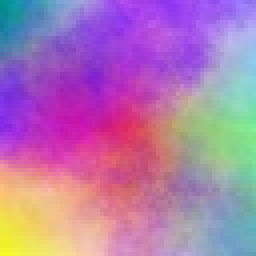
#> input picture TP2/colors.jpg, 64 x 64 px, given in place of kodim02.png, which was not available (shown 4 times larger)
$ jupyter execute --allow-errors question6.ipynb   (older library calls are emulated)
#> lines starting #> are read from the running program, lines starting #| are printed output that depends on the picture; long printed decimals are rounded; pictures that were not available may be replaced by others from this repository, and a replacement may not be noted
### TP2/s1_ycbcr.py
import numpy as np


def limits(value):
    if value > 255:
        return 255
    elif value < 0:
        return 0
    return value


def getY(r, g, b):
    y = 0.299 * r + 0.587 * g + 0.114 * b
    return limits(y)


def getCb(b, y):
    cb = 128 + 0.564 * (b - y)
    return limits(cb)


def getCr(r, y):
    cr = 128 + 0.713 * (r - y)
    return limits(cr)


def rgbToYcbcr(initial):
    h = len(initial)
    w = len(initial[0])
    final = np.zeros_like(initial)

    for row in range(h):
        for col in range(w):
            r = initial[row][col][0]
            g = initial[row][col][1]
            b = initial[row][col][2]
            y = getY(r, g, b)
            if row % 2 == 0:
                if col % 2 == 0:
                    final[row][col][0] = y
                    final[row][col][1] = getCb(b, y)
                    final[row][col][2] = getCr(r, y)
                else:
                    final[row][col] = final[row][col - 1]
                    final[row][col][0] = y
            else:
                final[row] = final[row - 1]
                final[row][col][0] = y

    return final


def getR(y, cr):
    r = y + 1.403 * (cr - 128)
    return limits(r)


def getG(y, cr, cb):
    g = y - 0.714 * (cr - 128) - 0.344 * (cb - 128)
    return limits(g)


def getB(y, cb):
    b = y + 1.773 * (cb - 128)
    return limits(b)


def ycbcrToRgb(initial):
    h = len(initial)
    w = len(initial[0])
    final = np.zeros_like(initial)

    for row in range(h):
        for col in range(w):
            y = initial[row][col][0]
            cb = initial[row][col][1]
            cr = initial[row][col][2]
            final[row][col][0] = getR(y, cr)
            final[row][col][1] = getG(y, cr, cb)
            final[row][col][2] = getB(y, cb)

    return final

### TP2/s2_block.py
import numpy as np


def isDimMultipleOf16(h, w):
    if h % 16 != 0 or w % 16 != 0:
        return 0
    else:
        return 1


def divider(image, size):
    h = len(image)
    w = len(image[0])

    if isDimMultipleOf16(h, w):
        blocks = []
        row = 0
        while row < h:
            col = 0
            while col < w:
                blocks.append(image[row:row + size, col:col + size])
                col += size
            row += size
        return np.array(blocks)


def invert(blocks, size, initial):
    h = len(initial)
    w = len(initial[0])
    final = np.zeros_like(initial)
    index = 0

    for row in range(0, h, size):
        for col in range(0, w, size):
            final[row:row + size,
                  col:col + size] = blocks[index]
            index += 1

    return final

### TP2/s3_dct.py
# https://github.com/gabilodeau/INF8770

import numpy as np
import scipy.fftpack as dctpack


def dct(blocks):
    finals = []
    for block in blocks:
        final = np.zeros_like(block)
        final[:, :, 0] = dctpack.dct(dctpack.dct(
            block[:, :, 0]-128, axis=0, norm='ortho'), axis=1, norm='ortho')
        final[:, :, 1] = dctpack.dct(dctpack.dct(
            block[:, :, 1]-128, axis=0, norm='ortho'), axis=1, norm='ortho')
        final[:, :, 2] = dctpack.dct(dctpack.dct(
            block[:, :, 2]-128, axis=0, norm='ortho'), axis=1, norm='ortho')
        finals.append(final)

    return finals


def invert(blocks):
    finals = []
    for block in blocks:
        final = np.zeros_like(block)
        final[:, :, 0] = dctpack.idct(dctpack.idct(
            block[:, :, 0], axis=0, norm='ortho'), axis=1, norm='ortho') + 128
        final[:, :, 1] = dctpack.idct(dctpack.idct(
            block[:, :, 1], axis=0, norm='ortho'), axis=1, norm='ortho') + 128
        final[:, :, 2] = dctpack.idct(dctpack.idct(
            block[:, :, 2], axis=0, norm='ortho'), axis=1, norm='ortho') + 128
        finals.append(final)

    return finals

### TP2/s4_quantification.py
# https://github.com/gabilodeau/INF8770

import numpy as np


def quantify(blocks, matrix):
    finals = []
    for block in blocks:
        final = np.zeros_like(block)
        final[:, :, 0] = np.round(np.divide(block[:, :, 0], matrix))
        final[:, :, 1] = np.round(np.divide(block[:, :, 1], matrix))
        final[:, :, 2] = np.round(np.divide(block[:, :, 2], matrix))
        finals.append(final)

    return finals


def invert(blocks, matrix):
    finals = []
    for block in blocks:
        final = np.zeros_like(block)
        final[:, :, 0] = np.round(np.multiply(block[:, :, 0], matrix))
        final[:, :, 1] = np.round(np.multiply(block[:, :, 1], matrix))
        final[:, :, 2] = np.round(np.multiply(block[:, :, 2], matrix))
        finals.append(final)

    return finals

### TP2/question6.ipynb
[cell 1]
import numpy as np
import matplotlib.pyplot as py
import cv2
from PIL import Image
from SSIM_PIL import compare_ssim

import s1_ycbcr as ycbcr
import s2_block as block
import s3_dct as dct
import s4_quantification as quantification

BLOCK_SIZE = 8

[cell 2]
# Matrices
mat1 = np.matrix(
    '1 1 1 1 1 1 1 1;\
    1 1 1 1 1 1 1 1;\
    1 1 1 1 1 1 1 1;\
    1 1 1 1 1 1 1 1;\
    1 1 1 1 1 1 1 1;\
    1 1 1 1 1 1 1 1;\
    1 1 1 1 1 1 1 1;\
    1 1 1 1 1 1 1 1').astype('float')
mat2 = np.matrix(
    '16 11 10 16 24 40 51 61;\
    12 12 14 19 26 58 60 55;\
    14 13 16 24 40 57 69 56;\
    14 17 22 29 51 87 80 62;\
    18 22 37 56 68 109 103 77;\
    24 35 55 64 81 104 103 92;\
    49 64 78 77 103 121 120 101;\
    72 92 95 98 112 100 103 99').astype('float')
mat3 = np.matrix(
    '53 37 33 53 80 133 170 203;\
    40 40 47 63 87 193 200 183;\
    47 43 53 80 133 190 230 187;\
    47 57 73 97 170 290 267 207;\
    60 73 123 187 227 363 343 257;\
    80 117 183 213 270 347 377 307;\
    163 213 260 290 343 403 400 337;\
    240 307 317 327 373 333 343 300').astype('float')

matSelected = mat2

[cell 3]
# original image
name = 'Fichiers_TP2/data/kodim02'
pngName = "{}.png".format(name)
jpgName = "{}.jpg".format(name)
oImagePng = Image.open(pngName)
#> oImagePng is the input picture: PIL image 64x64 RGB; mean R, G, B 174.5, 122.1, 174.5
cv2ImagePng = cv2.imread(pngName)

imagePngJpeg = oImagePng.convert("RGB")
imagePngJpeg.save(jpgName)
image = py.imread(jpgName)
imageFloat = image.astype('float')

[cell 4]
imageYcbcr = ycbcr.rgbToYcbcr(imageFloat)
#> in rgbToYcbcr, `h = len(initial)`: h = 64
#> after the loop in rgbToYcbcr, `for row in range(h):`:
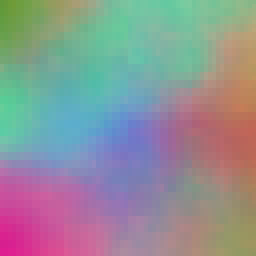
#> final: shape (64, 64, 3) float64 (shown 4 times larger); mean R, G, B 143.4, 145.9, 150.3
imageBlocks = block.divider(imageYcbcr, BLOCK_SIZE)
#> the loop in divider, `while row < h:` made 8 passes
blocksDCT = dct.dct(imageBlocks)
#> the loop in dct, `for block in blocks:` made 64 passes
blocksQuant = quantification.quantify(blocksDCT, matSelected)
#> the loop in quantify, `for block in blocks:` made 64 passes
invertedQuant = quantification.invert(blocksQuant, matSelected)
#> the loop in invert, `for block in blocks:` made 64 passes
invertedDct = dct.invert(invertedQuant)
invertedBlocks = block.invert(invertedDct, BLOCK_SIZE, imageFloat)
#> after the loop in invert, `for row in range(0, h, size):`:
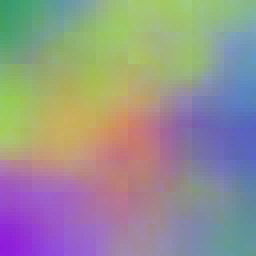
#> final: shape (64, 64, 3) float64 (shown 4 times larger); mean of channels 0, 1, 2 143.5, 145.8, 150.3; drawn as B, G, R
invertedYcbcr = ycbcr.ycbcrToRgb(invertedBlocks)
#> after the loop in ycbcrToRgb, `for row in range(h):`:
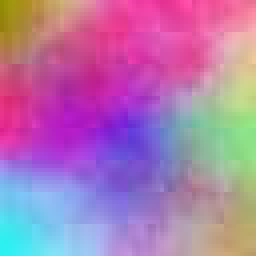
#> final: shape (64, 64, 3) float64 (shown 4 times larger); mean of channels 0, 1, 2 174.8, 121.4, 175; drawn as B, G, R
#py.imshow(invertedYcbcr.astype('uint8'))
#py.show()

[cell 5]
imageArrayJpg = Image.fromarray(invertedYcbcr, 'RGB')
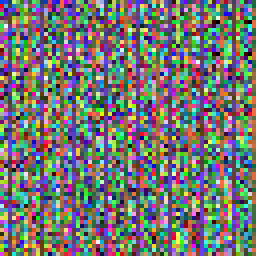
#> imageArrayJpg: PIL image 64x64 RGB (shown 4 times larger); mean R, G, B 116.1, 117, 114.5
imageArrayJpg.save('compressed.jpg')

# PSNR
cv2ImagePipeline = cv2.imread('compressed.jpg')
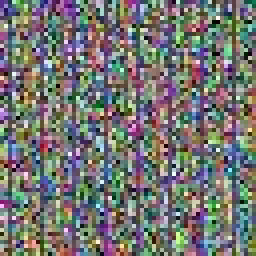
#> cv2ImagePipeline: shape (64, 64, 3) (shown 4 times larger); mean B, G, R 114.4, 116.9, 116.3
valuePSNR = cv2.PSNR(cv2ImagePng, cv2ImagePipeline)
print(valuePSNR)
#| 9.720

# SSIM
oImagePipeline = Image.open('compressed.jpg')
#> (the rest of this cell did not finish here and is left out)

[cell 6]
imageJpegName = "small/kodim02.jpeg"

# PSNR
cv2ImagePipeline = cv2.imread(imageJpegName)
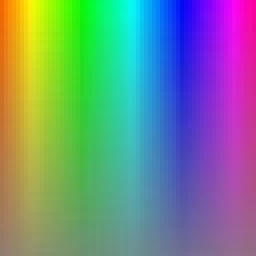
#> input picture TP2/fade.jpg, 64 x 64 px, given in place of kodim02.jpeg, which was not available (shown 4 times larger)
#> cv2ImagePipeline is the input picture: shape (64, 64, 3); mean B, G, R 135.9, 138, 114.3
valuePSNR = cv2.PSNR(cv2ImagePng, cv2ImagePipeline)
print(valuePSNR)
#| 8.081

# SSIM
oImagePipeline = Image.open(imageJpegName)
#> (the rest of this cell did not finish here and is left out)

[cell 7]
imageJpegName = "big/kodim02.jpeg"

# PSNR
cv2ImagePipeline = cv2.imread(imageJpegName)
valuePSNR = cv2.PSNR(cv2ImagePng, cv2ImagePipeline)
print(valuePSNR)
#| 8.081

# SSIM
oImagePipeline = Image.open(imageJpegName)
#> (the rest of this cell did not finish here and is left out)
